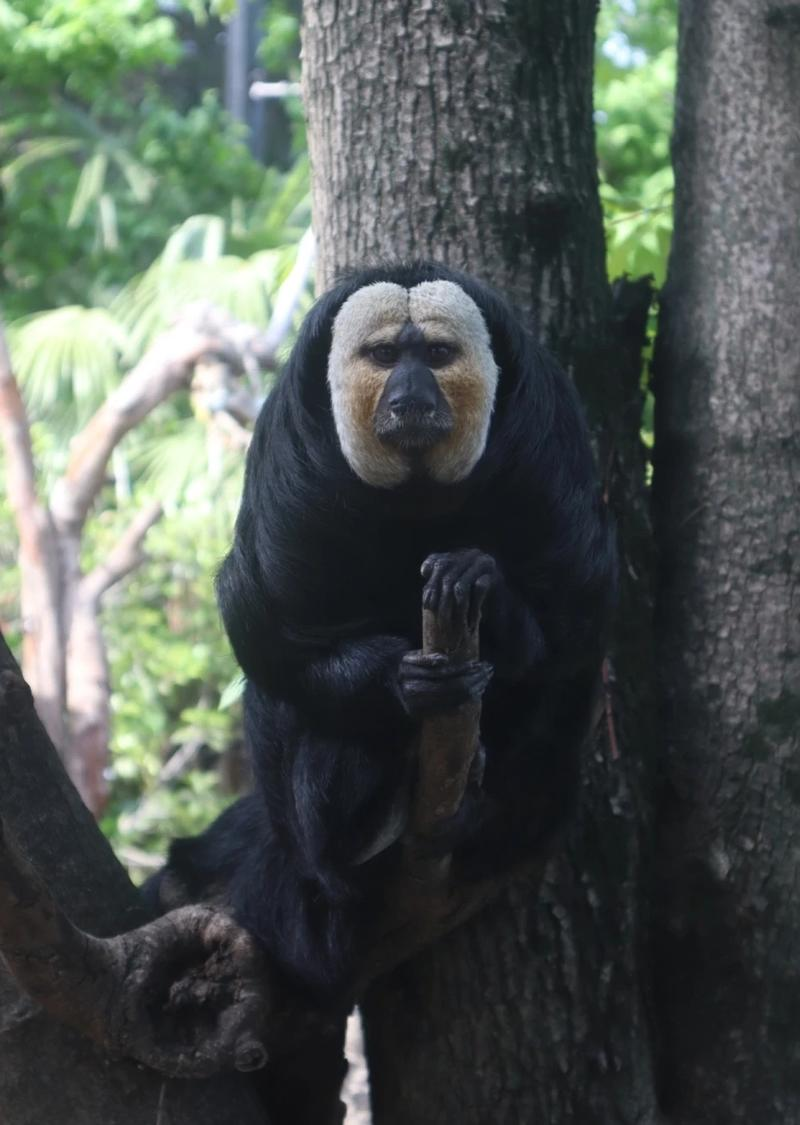
#> input picture Benchmark/PIL/PIL.Image.Image.rotate@5.1.0-5.2.0/PIL.Image.Image.rotate#2YY/example.jpg, 800 x 1125 px
$ python rotateYY.py
#> lines starting #> are read from the running program, lines starting #| are printed output that depends on the picture
from PIL import Image
img = Image.open('./example.jpg')
#> img is the input picture: PIL image 800x1125 RGB; mean R, G, B 79.1, 87, 82.1
rotated_img = img.rotate(angle=45)
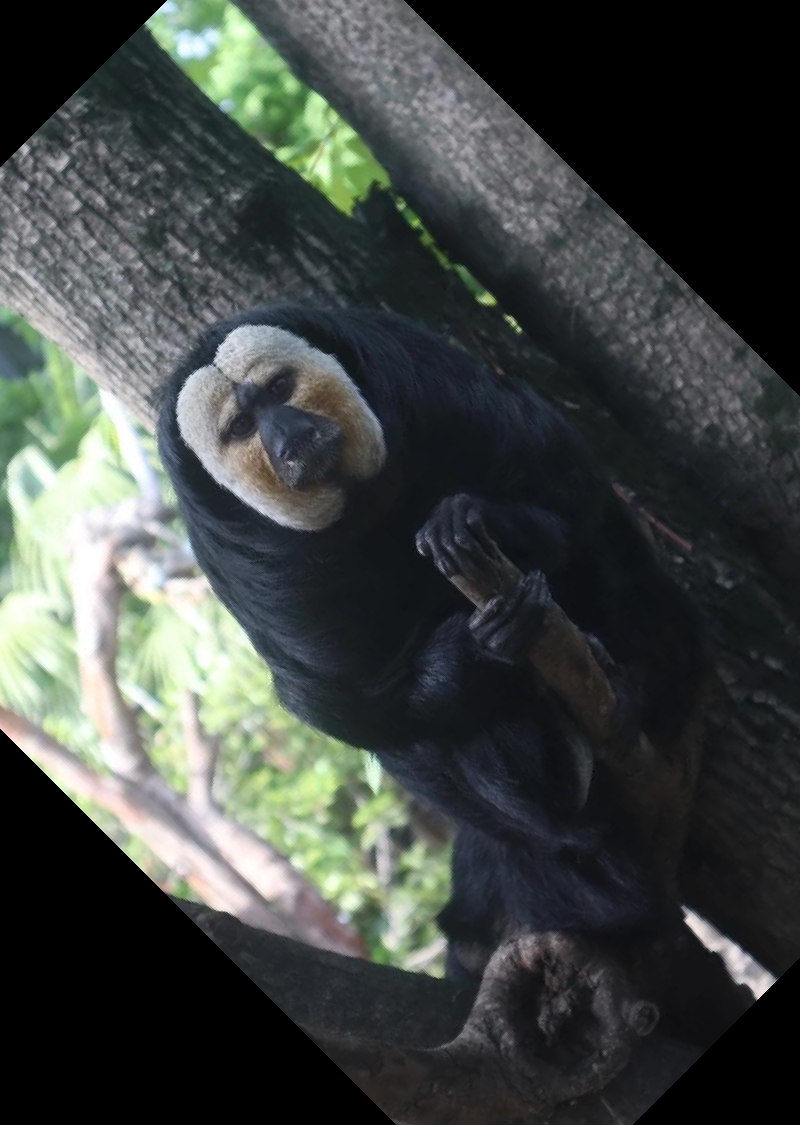
#> rotated_img: PIL image 800x1125 RGB; mean R, G, B 63.9, 68.8, 66.1
